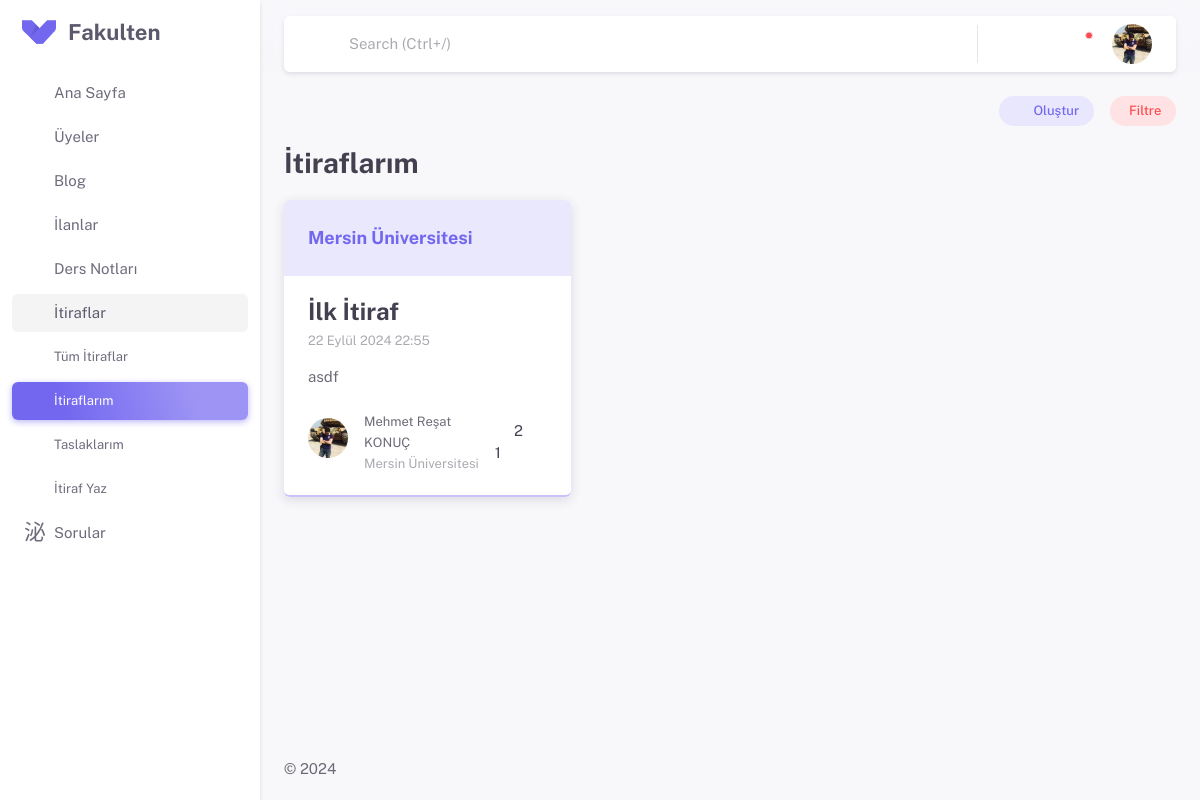
The page /confessions/my/ (signed in) on the database its author committed.
### apps/settings/models.py (models this page shows, shortened)
class SiteSettingsModel(models.Model):
    site_name = models.CharField(max_length=50, verbose_name="Site Adı")
    site_description = models.TextField(verbose_name="Site Açıklaması")
    class Meta:
        verbose_name = "Site Ayarı"
        verbose_name_plural = "Site Ayarları"

### apps/confessions/models.py (models this page shows, shortened)
class ConfessionsModel(models.Model):
    user = models.ForeignKey(settings.AUTH_USER_MODEL,
                            on_delete=models.CASCADE, related_name='confessions')
    title = models.CharField(max_length=155)
    description = models.TextField(blank=True, null=True)
    comments = GenericRelation(Comment)
    likes = GenericRelation(Likes)
    create_at = models.DateTimeField(auto_now_add=True)
    country = models.ForeignKey(CountriesModel,
                        on_delete=models.CASCADE)
    university = models.ForeignKey(UniversitiesModel,
                        on_delete=models.CASCADE)
    is_privacy = models.BooleanField(default=True)
    is_published = models.BooleanField(default=False)
    slug = models.SlugField(unique=True, max_length=160, blank=True, editable=False)

### apps/inputs/models.py (models this page shows)
class UniversitiesModel(models.Model):
    countries = models.ForeignKey(CountriesModel, on_delete=models.CASCADE)
    universities = models.CharField(max_length=255)
    def __str__(self):
        return self.universities

### apps/profiles/models.py (models this page shows)
class ProfilePictureModel(models.Model):
    user = models.OneToOneField(settings.AUTH_USER_MODEL, on_delete=models.CASCADE, related_name='profile_photo')
    profile_photo = models.ImageField(
        upload_to='profile_photos', blank=True, null=True)

class EducationalInformationModel(models.Model):
    user = models.OneToOneField(settings.AUTH_USER_MODEL,
                             on_delete=models.CASCADE, related_name='educational_information')
    country = models.ForeignKey(inputs.CountriesModel,
                             on_delete=models.CASCADE)
    university = models.ForeignKey(inputs.UniversitiesModel,
                             on_delete=models.CASCADE)
    department = models.ForeignKey(inputs.DepartmentsModel,
                             on_delete=models.CASCADE)
    status = models.ForeignKey(inputs.StatusModel,
                             on_delete=models.CASCADE)

### apps/confessions/views.py (the view)
# urls.py: path('my/', MyConfessionsView.as_view(), name='my_confessions'),
class MyConfessionsView(View):
    model_data = ConfessionsModel
    filter_form = MyFilter
    template = 'confessions/my.html'
    context = {'siteTitle': 'İtiraflarım'}
    paginate_by = 4
    def get(self, request):
        data = self.model_data.objects.filter(is_published=True, user=request.user).order_by('-create_at')
        data = data.annotate(
            like_count=Count('likes', distinct=True),
            comment_count=Count('comments', distinct=True)
        )
        if 'reset_filter' in request.GET:
            filter = self.filter_form(queryset=data)
        else:
            filter = self.filter_form(request.GET, queryset=data)
        filtered_data = filter.qs
        sorted_data = filtered_data
        paginator = Paginator(sorted_data, self.paginate_by)
        page_number = request.GET.get('page', 1)
        page_obj = paginator.get_page(page_number)
        self.context.update({
            'data': page_obj,
            'filter': filter,
        })
        return render(request, self.template, self.context)

### apps/post/models.py (called while the page is built)
    def get_notifications_like_context(self):
        context = {
        'message' : 'gönderinizi beğendi.',
        'content_title' : self.content[:50],
        'content_url' : reverse('post_detail', kwargs={'post_id': self.id}),
        }
        return context

### apps/confessions/templates/confessions/my.html (shortened to what this page needs)
{% extends 'partials/base.html' %}
{% load static %}
{% load crispy_forms_tags %}
{% block extra_css %}
<link rel="stylesheet" href="{% static 'assets/vendor/libs/bootstrap-select/bootstrap-select.css' %}" />
<link rel="stylesheet" href="{% static 'assets/vendor/libs/spinkit/spinkit.css' %}" />
<link rel="stylesheet" href="{% static 'assets/css/pages/blogs/index.css' %}" />
{% endblock extra_css%}
{% block content %}
<div class="d-flex bd-highlight mb-4">
   <div class="p-2 flex-grow-1 bd-highlight">
   </div>
   <div class="bd-highlight me-4">
      <a href="{% url 'confessions_add' %}" class="btn btn-sm btn-label-primary rounded-pill" ><i class="ti ti-plus me-1"></i>Oluştur</a>
   </div>
   <div class="bd-highlight">
      <button class="btn btn-sm btn-label-danger rounded-pill" data-bs-toggle="offcanvas" data-bs-target="#filter-canvas" aria-controls="offcanvasEnd">Filtre</button>
   </div>
</div>
<div  class="mb-4">
   <h3 class="mb-0 fw-bold">İtiraflarım</h3>
</div>
{% include 'confessions/list.html' %}
{% endblock content %}

### templates/partials/sidebar.html (shortened to what this page needs)
<aside id="layout-menu" class="layout-menu menu-vertical menu bg-menu-theme">
    <div class="app-brand demo">
      <a href="{% url 'home' %}" class="app-brand-link">
        <span class="app-brand-logo demo">
        </span>
        <span class="app-brand-text demo menu-text fw-bold">{{site_settings.site_name}}</span>
      </a>
      <a href="javascript:void(0);" class="layout-menu-toggle menu-link text-large ms-auto">
        <i class="ti menu-toggle-icon d-none d-xl-block align-middle"></i>
      </a>
    </div>
    {% with current_page=request.resolver_match.url_name %}
    <ul class="menu-inner py-1">
      <li class="menu-item {% if current_page == 'home' %} active{% endif %}">
        <a href="{% url 'home' %}" class="menu-link">
          <i class="menu-icon tf-icons ti ti-smart-home"></i>
          <div>Ana Sayfa</div>
        </a>
      </li>
      <li class="menu-item {% if current_page == 'members' %} active{% endif %}">
        <a href="{% url 'members' %}" class="menu-link">
          <i class="menu-icon tf-icons ti ti-user-search"></i>
          <div>Üyeler</div>
        </a>
      </li>
      <li class="menu-item {% if '/blogs/' in request.path %} active open{% endif %}">
        <a href="" class="menu-link menu-toggle">
          <i class="menu-icon tf-icons ti ti-blockquote"></i>
          <div>Blog</div>
        </a>
      </li>
      <li class="menu-item {% if '/marketplace/' in request.path %} active open{% endif %}">
        <a href="{% url 'marketplace' %}" class="menu-link menu-toggle">
          <i class="menu-icon tf-icons ti ti-building-store"></i>
          <div>İlanlar</div>
        </a>
      </li>
      <li class="menu-item {% if '/documents/' in request.path %} active open{% endif %}">
        <a href="" class="menu-link menu-toggle">
          <i class="menu-icon tf-icons ti ti-notebook"></i>
          <div>Ders Notları</div>
        </a>
      </li>
      <li class="menu-item {% if '/confessions/' in request.path %} active open{% endif %}">
        <a href="{% url 'confessions' %}" class="menu-link menu-toggle">
          <i class="menu-icon ti-icons ti ti-spy"></i>
          <div>İtiraflar</div>
        </a>
        <ul class="menu-sub">
          <li class="menu-item {% if current_page == 'confessions' %} active{% endif %}">
            <a href="{% url 'confessions' %}" class="menu-link">
              <small>Tüm İtiraflar</small>
            </a>
          </li>
          <li class="menu-item {% if current_page == 'my_confessions' %} active{% endif %}">
            <a href="{% url 'my_confessions' %}" class="menu-link">
              <small>İtiraflarım</small>
            </a>
          </li>
          <li class="menu-item {% if current_page == 'my_draft_confessions' %} active{% endif %}">
            <a href="{% url 'my_draft_confessions' %}" class="menu-link">
              <small>Taslaklarım</small>
            </a>
          </li>
          <li class="menu-item {% if current_page == 'confessions_add' or current_page == 'confessions_edit' %} active{% endif %}">
            <a href="{% url 'confessions_add' %}" class="menu-link">
              <small>İtiraf Yaz</small>
            </a>
          </li>
        </ul>
      </li>
      <li class="menu-item {% if '/questions/' in request.path %} active open{% endif %}">
        <a href="" class="menu-link menu-toggle">
          <i class="menu-icon ti-icons ti ti-message-2-question"></i>
          <div>Sorular</div>
        </a>
      </li>
    </ul>
    {% endwith %}
  </aside>

### apps/confessions/templates/confessions/list.html (shortened to what this page needs)
{% load static %}
<div class="row infinite-container row-cols-1 row-cols-md-2 row-cols-lg-3 g-4">
    {% for item in data %}
    <div class="col infinite-item">
       <div class="card card-border-shadow-primary h-100">
          <div class="card-header bg-label-primary mb-4">
             <h5 class="text-primary mb-0 fw-bold">{{item.university}}</h5>
          </div>
          <div class="card-body">
             <a href="{% url 'confession_details' item.slug %}">
                <h4 class="card-title fw-bold mb-0">{{ item.title|truncatewords:6 }}</h4>
             </a>
             <small class="text-muted">{{ item.create_at }}</small>
             <a href="{% url 'confession_details' item.slug %}">
                <div class="text-body mt-4">{{ item.description|safe|truncatewords:30 }}</div>
             </a>
          </div>
          <div class="card-footer">
             <div class="d-flex justify-content-between align-items-center">
                <div class="d-flex align-items-center text-muted">
                   {% if not item.is_privacy %}
                   <div class="avatar avatar-md me-2 flex-shrink-0">
                      {% if item.user.profile_photo.profile_photo %}
                         <img src="{{ item.user.profile_photo.profile_photo.url }}"
                              alt="Yazar Profil Fotoğrafı"
                              class="rounded-circle me-2"
                              style="width: 40px; height: 40px;">
                      {% else %}
                      <span class="avatar-initial rounded-circle bg-label-primary">{{ item.user.first_name|first }}{{ item.user.last_name|first }}</span>
                      {% endif %}
                   </div>
                      <div>
                         <a href="{% url 'profile' item.user.username %}">
                            <small class="text-body">{{ item.user.first_name }} {{ item.user.last_name }}</small>
                         </a>
                         <div>
                            <small>{{ item.user.educational_information.university }}</small>
                         </div>
                      </div>
                   {% endif %}
                </div>
                <div>
                  <span class="me-3"><i class="ti ti-heart-filled text-primary"></i> {{ item.like_count }}</span>
                  <span> {{ item.comment_count }}</span>
                </div>
             </div>
          </div>
       </div>
    </div>
    {% endfor %}
 </div>

### static/assets/css/demo.css (style rules this page uses)
.light-style .menu .app-brand.demo { height: 64px; }
.app-brand-logo.demo { -ms-flex-align: center; align-items: center; -ms-flex-pack: center; justify-content: center; display: -ms-flexbox; display: flex; width: 34px; height: 24px; }
.app-brand-logo.demo svg { width: 35px; height: 24px; }
.app-brand-text.demo { font-size: 1.375rem; }

### static/assets/css/pages/blogs/index.css (style rules this page uses)
.card img { height: 200px; object-fit: cover; width: 100%; }

### rows shown on the page
SiteSettingsModel: site_name "Fakulten"
ConfessionsModel: university "Mersin Üniversitesi", title "İlk İtiraf", create_at "22 Eylül 2024 22:55", description "asdf", user.profile_photo.profile_photo (picture), user.first_name "Mehmet Reşat", user.last_name "KONUÇ", user.educational_information.university "Mersin Üniversitesi", like_count "2", comment_count "1"
